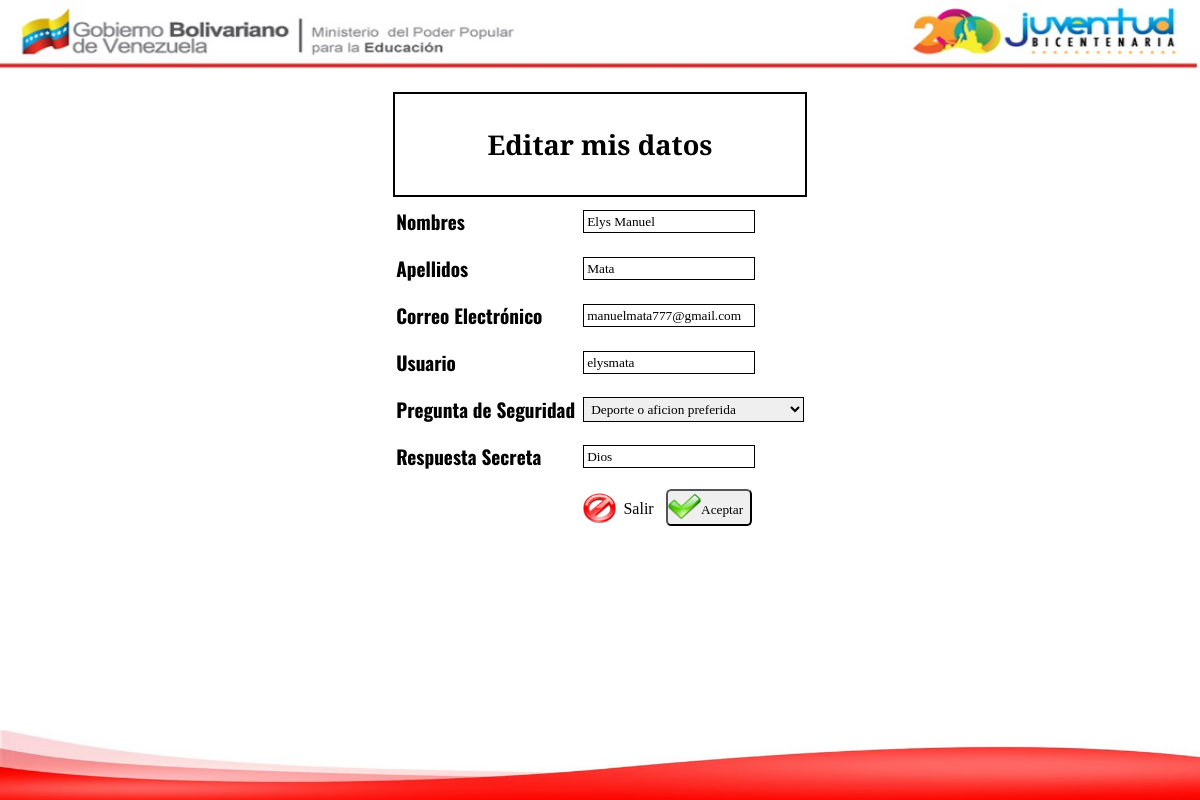
Screenshot of /admin/usuarios/modificar.php?id=1 (signed in) with the database file from the repository.
### tables this page shows
CREATE TABLE IF NOT EXISTS `usuarios` (
  `id` int(11) NOT NULL,
  `nombres` varchar(50) NOT NULL,
  `apellidos` varchar(50) NOT NULL,
  `email` varchar(50) NOT NULL,
  `usuario` varchar(50) NOT NULL,
  `clave` varchar(20) NOT NULL,
  `tipo` varchar(20) NOT NULL,
  `preg` varchar(100) NOT NULL,
  `resp` varchar(100) NOT NULL,
  `estado` varchar(20) NOT NULL
);

### sql/Crud.php (called while the page is built, shortened)
<?php
class Crud{
	public $select;
	public $from;
	public $condition;
	public function Read()
	{
		$model = new Conexion();
		$conexion = $model->conectar();
		$select = $this->select;
		$from = $this->from;
		$condition = $this->condition;
		if ($condition != '')
		{
			$condition = " WHERE ".$condition;
		}
		$sql = "SELECT $select FROM $from $condition";
		$consulta = $conexion->prepare($sql);
		$consulta->execute();
	}
}
 ?>

### sql/usuarios/Perfil.php (called while the page is built, shortened)
<?php
if (isset($_GET['id']))
{
	$id = htmlspecialchars($_GET['id']);
	if (!preg_match("/^[0-9]+$/", $id))
	{
		session_destroy();
		header("location:$dominio");
	}
	else
	{
		$model = new Crud();
		$model->select = "*";
		$model->from = "usuarios";
		$model->condition = "id=$id";
		$model->Read();
		$filas = $model->rows;
		foreach ($filas as $fila)
		{
			$nombres = $fila['nombres'];
			$apellidos = $fila['apellidos'];
			$email = $fila['email'];
			$usuario = $fila['usuario'];
			$preg = $fila['preg'];
			$resp = $fila['resp'];
		}
	}
}
?>

### admin/usuarios/modificar.php (the view, shortened to what this page needs)
<?php
require '../../templates/dominio.php';
require '../../sql/Crud.php';
require '../../sql/usuarios/Perfil.php';
require '../../templates/admin/meta.php';
?>
<?php require '../../templates/plugins.php'; ?>
<?php require '../../templates/admin/header.php'; ?>
<form id="add-user">
    <table class="form-content">
        <tr>
            <td class="title" colspan="2">
                <h2 align="center">Editar mis datos</h2>
            </td>
        </tr>
        <tr>
            <td><label for="nombres">Nombres</label></td>
            <td><input type="text" name="nombres" id="nombres" maxlength="50" value="<?php echo $nombres; ?>"></td>
        </tr>
        <tr>
            <td><label for="apellidos">Apellidos</label></td>
            <td><input type="text" name="apellidos" id="apellidos" maxlength="50" value="<?php echo $apellidos; ?>"></td>
        </tr>
        <tr>
            <td><label for="email">Correo Electrónico</label></td>
            <td><input type="email" name="email" id="email" maxlength="50" value="<?php echo $email; ?>"></td>
        </tr>
        <tr>
            <td><label for="usuario">Usuario</label></td>
            <td><input type="text" name="usuario" id="usuario" maxlength="50" value="<?php echo $usuario; ?>"></td>
        </tr>
        <tr>
            <td><label for="preg">Pregunta de Seguridad</label></td>
            <td>
                <select name="preg" id="preg">
                    <option value="<?php echo $preg; ?>"><?php echo $preg; ?></option>
                </select>
            </td>
        </tr>
        <tr>
            <td><label for="resp">Respuesta Secreta</label></td>
            <td><input type="text" name="resp" id="resp" maxlength="100" value="<?php echo $resp; ?>"></td>
        </tr>
        <tr>
            <td>
            </td>
            <td>
                <a class="transparente cancelar" href="../"><span>Salir</span></a>
                <button class="transparente aceptar"><span>Aceptar</span></button>
            </td>
        </tr>
    </table>
</form>
<?php require '../../templates/admin/footer.php'; ?>

### css/style.css (style rules this page uses)
* { margin: 0; padding: 0; font-family: 'Bitter', serif; }
table { margin: auto; width: auto; }
.form-content { padding: 1em; }
.form-content td { padding: 0.5em 0.2em; }
.form-content .title { font-family: 'Oswald', sans-serif; padding: 2em 0; border: 2px solid #000; }
.form-content .title h2 { font-weight: 800; font-size: 1.7em; }
.form-content label { font-weight: bold; font-size: 1.2em; font-family: 'Oswald', sans-serif; }
.form-content input, textarea, select { padding: 0.2em; font-weight: 500; border: 1px double #000; }
.form-content button { border-radius: 0.4em; padding: 0.5em; font-weight: 300; cursor: pointer; font-family: 'Oswald', sans-serif; }
.transparente { background-color: none; padding: 0.5em; text-decoration: none; background-position: left; background-repeat: no-repeat; background-size: contain; color: black; border-radius: 0.4em; }
.transparente span { margin-left: 2em; }
.aceptar { background-image: url(../img/aceptar.png); }
.cancelar { background-image: url(../img/cancelar.png); }

### rows the page displays
usuarios: nombres "Elys Manuel", apellidos "Mata", email "manuelmata777@gmail.com", usuario "elysmata", preg "Deporte o aficion preferida", resp "Dios"
